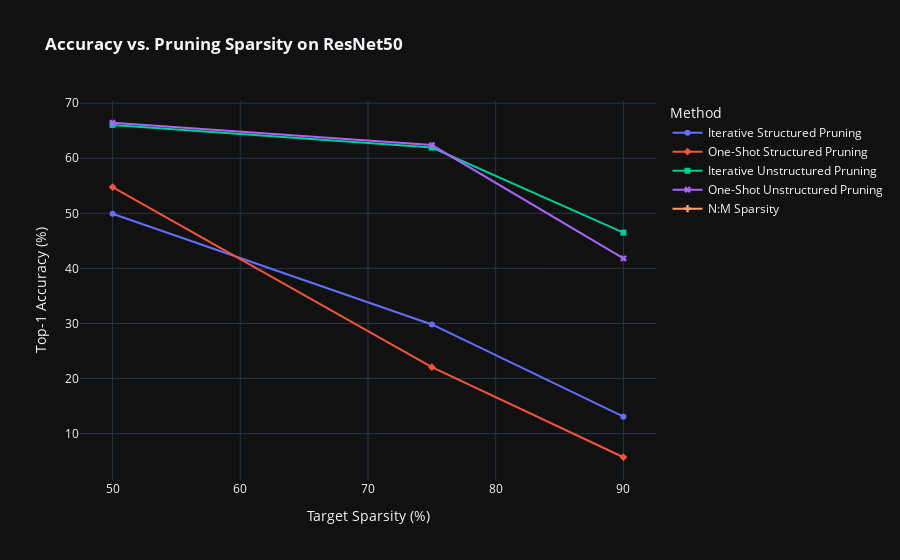

Here is the notebook cell this chart was saved with:
### Code cell
# --- Idea 3: Pruning Degradation Line Chart ---
# (Requires extracting the sparsity value from 'Key_Parameters')

pruning_df = df[df['Optimization_Category'] == 'Pruning'].copy()

# Extract sparsity percentage using regex. This is a powerful pandas trick.
pruning_df['Sparsity_%'] = pruning_df['Key_Parameters'].str.extract(r'(\d+\.?\d*)%').astype(float)

# Create a more descriptive pruning method name
pruning_df['Method'] = pruning_df['Specific_Technique'].apply(
    lambda x: ' '.join(x.split(' ')[:3]) # e.g., "Iterative Structured Pruning"
)

# Create the line plot
line_fig = px.line(
    pruning_df.sort_values('Sparsity_%'),
    x="Sparsity_%",
    y="Top_1_Acc_Percent",
    color="Method",
    symbol="Method",
    markers=True, # Add markers to the points
    title="<b>Accuracy vs. Pruning Sparsity on ResNet50</b>",
    template='plotly_dark'
)
line_fig.update_xaxes(title_text="Target Sparsity (%)")
line_fig.update_yaxes(title_text="Top-1 Accuracy (%)")
line_fig.show()
line_fig.write_html("pruning_degradation.html")

### Figure 1 — Plotly figure (JSON) as saved in the notebook; plotly's stock layout.template omitted (floating-point values rounded to 4 significant figures)
{"data": [{"hovertemplate": "Method=Iterative Structured Pruning<br>Sparsity_%=%{x}<br>Top_1_Acc_Percent=%{y}<extra></extra>", "legendgroup": "Iterative Structured Pruning", "line": {"color": "#636efa", "dash": "solid"}, "marker": {"symbol": "circle"}, "mode": "lines+markers", "name": "Iterative Structured Pruning", "orientation": "v", "showlegend": true, "type": "scatter", "x": [50.0, 75.0, 90.0], "xaxis": "x", "y": [49.94, 29.82, 13.08], "yaxis": "y"}, {"hovertemplate": "Method=One-Shot Structured Pruning<br>Sparsity_%=%{x}<br>Top_1_Acc_Percent=%{y}<extra></extra>", "legendgroup": "One-Shot Structured Pruning", "line": {"color": "#EF553B", "dash": "solid"}, "marker": {"symbol": "diamond"}, "mode": "lines+markers", "name": "One-Shot Structured Pruning", "orientation": "v", "showlegend": true, "type": "scatter", "x": [50.0, 75.0, 90.0], "xaxis": "x", "y": [54.78, 22.07, 5.71], "yaxis": "y"}, {"hovertemplate": "Method=Iterative Unstructured Pruning<br>Sparsity_%=%{x}<br>Top_1_Acc_Percent=%{y}<extra></extra>", "legendgroup": "Iterative Unstructured Pruning", "line": {"color": "#00cc96", "dash": "solid"}, "marker": {"symbol": "square"}, "mode": "lines+markers", "name": "Iterative Unstructured Pruning", "orientation": "v", "showlegend": true, "type": "scatter", "x": [50.0, 75.0, 90.0], "xaxis": "x", "y": [66.06, 61.95, 46.5], "yaxis": "y"}, {"hovertemplate": "Method=One-Shot Unstructured Pruning<br>Sparsity_%=%{x}<br>Top_1_Acc_Percent=%{y}<extra></extra>", "legendgroup": "One-Shot Unstructured Pruning", "line": {"color": "#ab63fa", "dash": "solid"}, "marker": {"symbol": "x"}, "mode": "lines+markers", "name": "One-Shot Unstructured Pruning", "orientation": "v", "showlegend": true, "type": "scatter", "x": [50.0, 75.0, 90.0], "xaxis": "x", "y": [66.45, 62.4, 41.83], "yaxis": "y"}, {"hovertemplate": "Method=N:M Sparsity<br>Sparsity_%=%{x}<br>Top_1_Acc_Percent=%{y}<extra></extra>", "legendgroup": "N:M Sparsity", "line": {"color": "#FFA15A", "dash": "solid"}, "marker": {"symbol": "cross"}, "mode": "lines+markers", "name": "N:M Sparsity", "orientation": "v", "showlegend": true, "type": "scatter", "x": [NaN], "xaxis": "x", "y": [64.26], "yaxis": "y"}], "layout": {"legend": {"title": {"text": "Method"}, "tracegroupgap": 0}, "title": {"text": "<b>Accuracy vs. Pruning Sparsity on ResNet50</b>"}, "xaxis": {"anchor": "y", "domain": [0, 1], "title": {"text": "Target Sparsity (%)"}}, "yaxis": {"anchor": "x", "domain": [0, 1], "title": {"text": "Top-1 Accuracy (%)"}}}}
